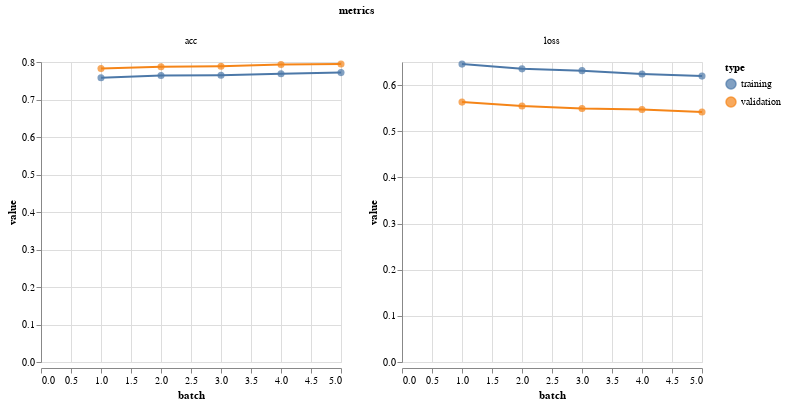

Write notebook code for a chart like this one.
### Markdown cell above
**Step 4: Check the performance of the model**

### Code cell
vis.metrics(output_dropout_conv.history)

### Figure 1 — Vega-Lite specification as saved in the notebook (floating-point values rounded to 4 significant figures)
{"$schema": "https://vega.github.io/schema/vega-lite/v2.4.3.json", "config": {"view": {"height": 300, "width": 400}}, "data": {"values": [{"batch": 1, "metrics": "loss", "type": "validation", "value": 0.5631}, {"batch": 2, "metrics": "loss", "type": "validation", "value": 0.5547}, {"batch": 3, "metrics": "loss", "type": "validation", "value": 0.5493}, {"batch": 4, "metrics": "loss", "type": "validation", "value": 0.547}, {"batch": 5, "metrics": "loss", "type": "validation", "value": 0.5416}, {"batch": 1, "metrics": "acc", "type": "validation", "value": 0.7825}, {"batch": 2, "metrics": "acc", "type": "validation", "value": 0.7872}, {"batch": 3, "metrics": "acc", "type": "validation", "value": 0.7889}, {"batch": 4, "metrics": "acc", "type": "validation", "value": 0.7933}, {"batch": 5, "metrics": "acc", "type": "validation", "value": 0.7945}, {"batch": 1, "metrics": "loss", "type": "training", "value": 0.6454}, {"batch": 2, "metrics": "loss", "type": "training", "value": 0.6352}, {"batch": 3, "metrics": "loss", "type": "training", "value": 0.6313}, {"batch": 4, "metrics": "loss", "type": "training", "value": 0.6239}, {"batch": 5, "metrics": "loss", "type": "training", "value": 0.6194}, {"batch": 1, "metrics": "acc", "type": "training", "value": 0.7582}, {"batch": 2, "metrics": "acc", "type": "training", "value": 0.7639}, {"batch": 3, "metrics": "acc", "type": "training", "value": 0.7649}, {"batch": 4, "metrics": "acc", "type": "training", "value": 0.7688}, {"batch": 5, "metrics": "acc", "type": "training", "value": 0.7717}]}, "facet": {"column": {"field": "metrics", "type": "nominal"}}, "resolve": {"scale": {"color": "shared", "x": "shared", "y": "independent"}}, "spec": {"layer": [{"encoding": {"color": {"field": "type", "type": "nominal"}, "tooltip": [{"field": "batch", "type": "quantitative"}, {"field": "value", "type": "quantitative"}], "x": {"field": "batch", "type": "quantitative"}, "y": {"field": "value", "type": "quantitative"}}, "height": 300, "mark": {"size": 50, "type": "circle"}, "width": 300}, {"encoding": {"color": {"field": "type", "type": "nominal"}, "x": {"field": "batch", "type": "quantitative"}, "y": {"field": "value", "type": "quantitative"}}, "height": 300, "mark": "line", "width": 300}]}}
